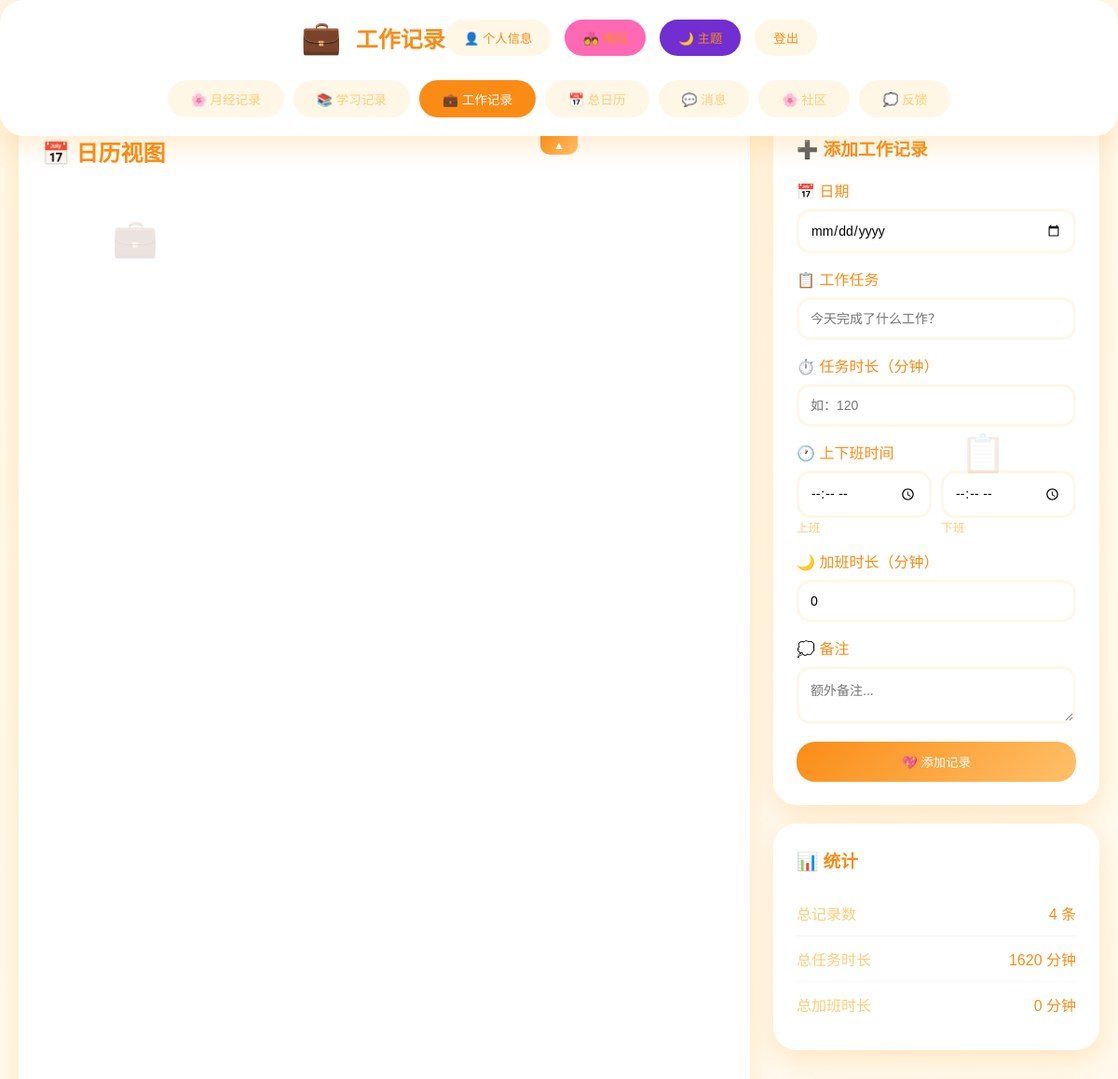
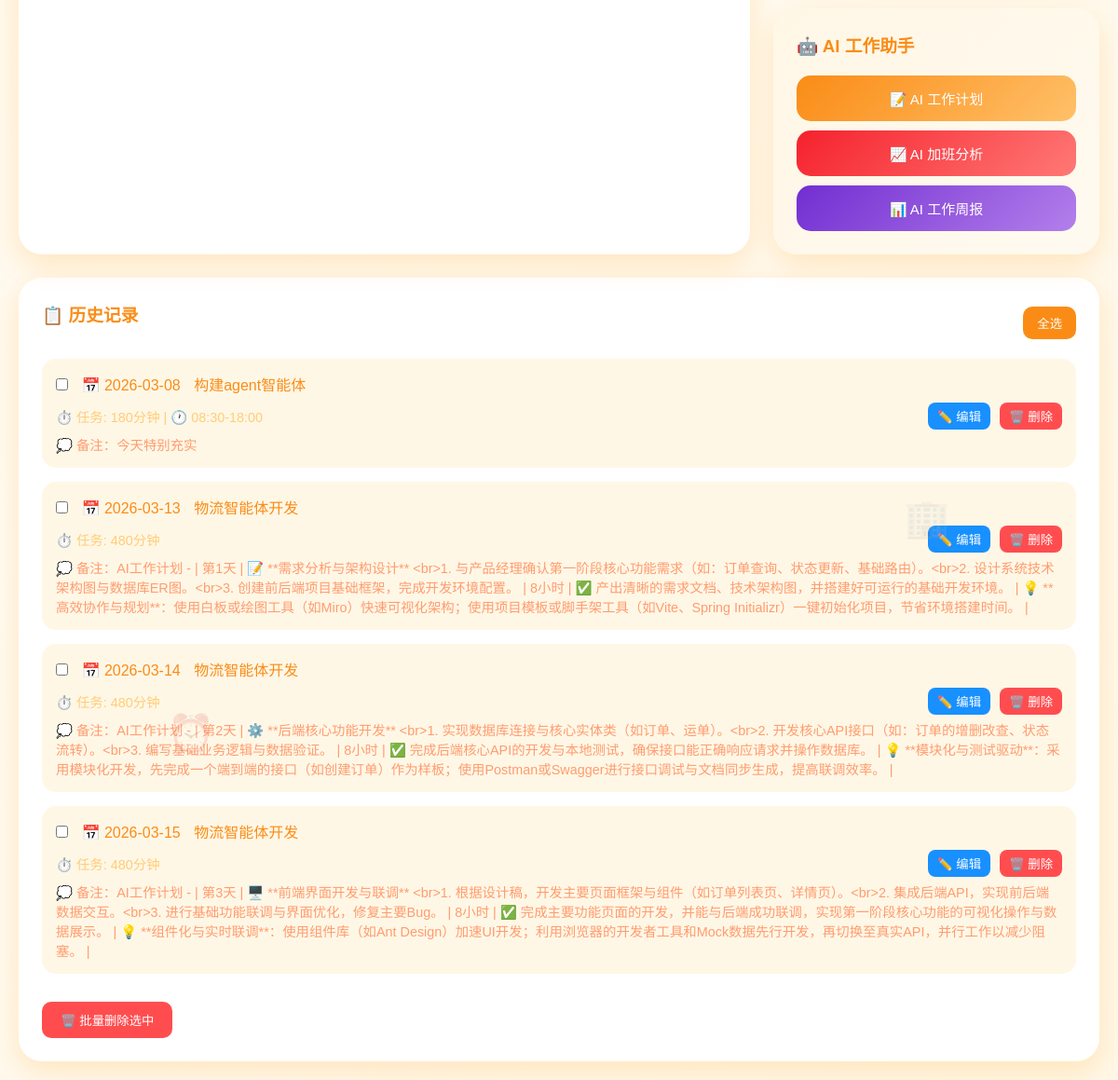
The app's page /work (signed in) with its own data (2 pictures, top to bottom).
### app.py (models this page shows)
class WorkRecord(db.Model):
    id = db.Column(db.Integer, primary_key=True)
    user_id = db.Column(db.Integer, db.ForeignKey('user.id'), nullable=False)
    user = db.relationship('User', backref='work_records')
    date = db.Column(db.Date, nullable=False)
    task = db.Column(db.String(200))                      # 工作任务
    task_duration = db.Column(db.Integer, default=0)      # 任务时长（分钟）
    work_start = db.Column(db.Time)                       # 上班时间
    work_end = db.Column(db.Time)                         # 下班时间
    overtime = db.Column(db.Integer, default=0)           # 加班时长（分钟）
    notes = db.Column(db.Text)                            # 备注
    created_at = db.Column(db.DateTime, default=datetime.now)

### app.py (the view)
@app.route('/work')
@login_required
def work():
    records = WorkRecord.query.filter_by(user_id=current_user.id).order_by(WorkRecord.date.desc()).all()
    return render_template('work.html', records=records, user=current_user, timedelta=timedelta)

### app.py (called while the page is built)
@login_manager.user_loader
def load_user(user_id):
    return User.query.get(int(user_id))

### templates/work.html (shortened to what this page needs)
<!DOCTYPE html>
<html lang="zh-CN">
<head>
    <link rel="stylesheet" href="https://cdn.jsdelivr.net/npm/fullcalendar@6.1.10/index.global.min.js">
</head>
<body>
    <div class="decoration dec1">💼</div>
    <div class="decoration dec2">📋</div>
    <div class="decoration dec3">⏰</div>
    <div class="decoration dec4">🏢</div>
    <div class="container">
        <div class="header" id="header">
            <div class="header-top">
                <div class="header-left">
                    <span class="logo">💼</span>
                    <h1>工作记录</h1>
                </div>
                <div class="user-info">
                    <a href="{{ url_for('profile') }}" style="text-decoration: none;">
                        <button class="btn-logout">👤 个人信息</button>
                    </a>
                    <a href="{{ url_for('partner_page') }}" style="text-decoration: none;">
                        <button class="btn-logout" style="background:#ff69b4;">💑 情侣</button>
                    </a>
                    <button onclick="toggleTheme()" class="btn-logout" style="background:#722ed1;">🌙 主题</button>
                    <a href="{{ url_for('logout') }}"><button class="btn-logout">登出</button></a>
                </div>
            </div>
            <div class="nav-tabs">
                <a href="{{ url_for('index') }}" class="nav-tab">🌸 月经记录</a>
                <a href="{{ url_for('study') }}" class="nav-tab">📚 学习记录</a>
                <a href="{{ url_for('work') }}" class="nav-tab {% if request.endpoint == 'work' %}active{% endif %}">💼 工作记录</a>
                <a href="{{ url_for('all_calendar') }}" class="nav-tab">📅 总日历</a>
                <a href="{{ url_for('chat') }}" class="nav-tab {% if request.endpoint == 'chat' or 'chat_room' in request.endpoint %}active{% endif %}">💬 消息</a>
                <a href="{{ url_for('community') }}" class="nav-tab">🌸 社区</a>
                <a href="{{ url_for('feedback') }}" class="nav-tab">💭 反馈</a>
            </div>
            <button class="toggle-btn" onclick="toggleHeader()"></button>
        </div>
        <button class="expand-btn show" id="expandBtn" onclick="toggleHeader()">☰</button>
            </div>
        <div class="main-content">
            <div class="calendar-card">
                <h2>📅 日历视图</h2>
            </div>
            <div class="sidebar">
                <div class="form-card">
                    <h3>➕ 添加工作记录</h3>
                    <form method="POST" action="{{ url_for('add_work') }}">
                        <div class="form-group">
                            <label>📅 日期</label>
                            <input type="date" name="date" required>
                        </div>
                        <div class="form-group">
                            <label>📋 工作任务</label>
                            <input type="text" name="task" placeholder="今天完成了什么工作？" required>
                        </div>
                        <div class="form-group">
                            <label>⏱️ 任务时长（分钟）</label>
                            <input type="number" name="task_duration" placeholder="如：120" min="0">
                        </div>
                        <div class="form-group">
                            <label>🕐 上下班时间</label>
                            <div class="time-row">
                                <div>
                                    <input type="time" name="work_start" placeholder="上班时间">
                                    <span style="font-size: 0.8em; color: #ffcd77;">上班</span>
                                </div>
                                <div>
                                    <input type="time" name="work_end" placeholder="下班时间">
                                    <span style="font-size: 0.8em; color: #ffcd77;">下班</span>
                                </div>
                            </div>
                        </div>
                        <div class="form-group">
                            <label>🌙 加班时长（分钟）</label>
                            <input type="number" name="overtime" placeholder="如：60" min="0" value="0">
                        </div>
                        <div class="form-group">
                            <label>💭 备注</label>
                            <textarea name="notes" placeholder="额外备注..." rows="2"></textarea>
                        </div>
                        <button type="submit" class="btn-submit">💖 添加记录</button>
                    </form>
                </div>
                <div class="stats-card">
                    <h3>📊 统计</h3>
                    <div class="stat-item">
                        <span class="stat-label">总记录数</span>
                        <span class="stat-value">{{ records|length }} 条</span>
                    </div>
                    <div class="stat-item">
                        <span class="stat-label">总任务时长</span>
                        <span class="stat-value">{% if records|length > 0 %}{{ records|sum(attribute='task_duration') }} 分钟{% else %}0 分钟{% endif %}</span>
                    </div>
                    <div class="stat-item">
                        <span class="stat-label">总加班时长</span>
                        <span class="stat-value">{% if records|length > 0 %}{{ records|sum(attribute='overtime') }} 分钟{% else %}0 分钟{% endif %}</span>
                    </div>
                </div>
                <div class="stats-card" style="margin-top: 20px; background: linear-gradient(135deg, #fff7e6 0%, #fffaf0 100%);">
                    <h3>🤖 AI 工作助手</h3>
                    <div style="display: flex; flex-direction: column; gap: 10px; margin-top: 15px;">
                        <button class="btn-ai" onclick="openWorkPlan()" style="background: linear-gradient(135deg, #fa8c16 0%, #ffc069 100%);">
                            📝 AI 工作计划
                        </button>
                        <button class="btn-ai" onclick="aiAnalyze()" style="background: linear-gradient(135deg, #f5222d 0%, #ff7875 100%);">
                            📈 AI 加班分析
                        </button>
                        <button class="btn-ai" onclick="aiWeeklyReport()" style="background: linear-gradient(135deg, #722ed1 0%, #b37feb 100%);">
                            📊 AI 工作周报
                        </button>
                    </div>
                </div>
            </div>
        </div>
        <div class="records-card" style="margin-top: 25px;">
            <div style="display: flex; justify-content: space-between; align-items: center; margin-bottom: 15px;">
                <h3>📋 历史记录</h3>
                <button onclick="selectAllRecords()" style="padding: 8px 15px; background: #fa8c16; color: white; border: none; border-radius: 10px; cursor: pointer;">全选</button>
            </div>
            {% if records %}
                {% for record in records|reverse %}
                <div class="record-item" id="record-{{ record.id }}">
                    <div class="record-date">
                        <input type="checkbox" class="record-checkbox" value="{{ record.id }}" style="margin-right: 10px;">
                        📅 {{ record.date.strftime('%Y-%m-%d') }}
                        <span style="color: #fa8c16; margin-left: 10px;">{{ record.task }}</span>
                    </div>
                    <div class="record-details">
                        <span>
                            ⏱️ 任务: {{ record.task_duration }}分钟
                            {% if record.work_start and record.work_end %}
                            | 🕐 {{ record.work_start.strftime('%H:%M') }}-{{ record.work_end.strftime('%H:%M') }}
                            {% endif %}
                        </span>
                        <div style="display: flex; gap: 10px;">
                            <button onclick="editRecord({{ record.id }}, '{{ record.task }}', {{ record.task_duration }}, '{{ record.work_start or '' }}', '{{ record.work_end or '' }}', '{{ record.notes or '' }}')" style="padding: 5px 10px; background: #1890ff; color: white; border: none; border-radius: 8px; cursor: pointer;">✏️ 编辑</button>
                            <button onclick="deleteRecord({{ record.id }})" style="padding: 5px 10px; background: #ff4d4f; color: white; border: none; border-radius: 8px; cursor: pointer;">🗑️ 删除</button>
                        </div>
                    </div>
                    {% if record.notes %}
                    <div style="color: #ff9c6e; font-size: 0.9em; margin-top: 5px;">
                        💭 备注：{{ record.notes }}
                    </div>
                    {% endif %}
                </div>
                {% endfor %}
                <button onclick="deleteSelected()" style="margin-top: 15px; padding: 10px 20px; background: #ff4d4f; color: white; border: none; border-radius: 10px; cursor: pointer;">🗑️ 批量删除选中</button>
            {% else %}
                <div class="empty-state">
                    <p>还没有工作记录哦～</p>
                    <p>开始记录你的工作日常吧！</p>
                </div>
            {% endif %}
        </div>
</body>
</html>

### records on screen
WorkRecord: date "2026-03-08", task "构建agent智能体", task_duration "180", work_start "08:30", work_end "18:00", notes "今天特别充实"
WorkRecord: date "2026-03-13", task "物流智能体开发", task_duration "480", notes "AI工作计划 - | 第1天 | 📝 **需求分析与架构设计** <br>1. 与产品经理确认第一阶段核心功能需求（如：订单查询、状态更新、基础路由）。<br>2. 设计系统技术架构图与数据库ER图。<br>3. 创建前后端项目基础框架，完成开发环境配置。 | 8小时 | ✅ 产出清晰的需求文档、技术架构图，并搭建好可运行的基础开发环境。 | 💡 **高效协作与规划**：使用白板或绘图工具（如Miro）快速可视化架构；使用项目模板或脚手架工具（如Vite、Spring Initializr）一键初始化项目，节省环境搭建时间。 |"
WorkRecord: date "2026-03-14", task "物流智能体开发", task_duration "480", notes "AI工作计划 - | 第2天 | ⚙️ **后端核心功能开发** <br>1. 实现数据库连接与核心实体类（如订单、运单）。<br>2. 开发核心API接口（如：订单的增删改查、状态流转）。<br>3. 编写基础业务逻辑与数据验证。 | 8小时 | ✅ 完成后端核心API的开发与本地测试，确保接口能正确响应请求并操作数据库。 | 💡 **模块化与测试驱动**：采用模块化开发，先完成一个端到端的接口（如创建订单）作为样板；使用Postman或Swagger进行接口调试与文档同步生成，提高联调效率。 |"
WorkRecord: date "2026-03-15", task "物流智能体开发", task_duration "480", notes "AI工作计划 - | 第3天 | 🖥️ **前端界面开发与联调** <br>1. 根据设计稿，开发主要页面框架与组件（如订单列表页、详情页）。<br>2. 集成后端API，实现前后端数据交互。<br>3. 进行基础功能联调与界面优化，修复主要Bug。 | 8小时 | ✅ 完成主要功能页面的开发，并能与后端成功联调，实现第一阶段核心功能的可视化操作与数据展示。 | 💡 **组件化与实时联调**：使用组件库（如Ant Design）加速UI开发；利用浏览器的开发者工具和Mock数据先行开发，再切换至真实API，并行工作以减少阻塞。 |"

### other values on screen
{{ records|length }} "4"
{{ records|sum(attribute='task_duration') }} "1620"
{{ records|sum(attribute='overtime') }} "0"
